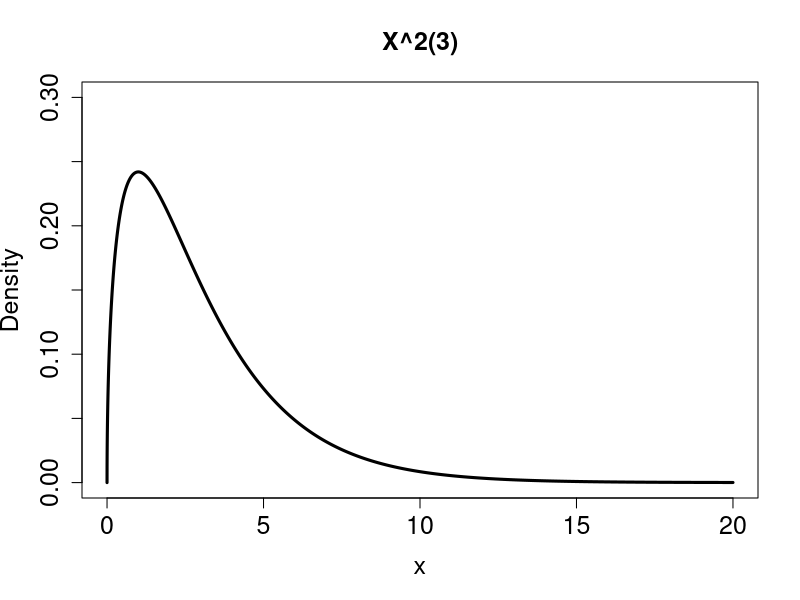
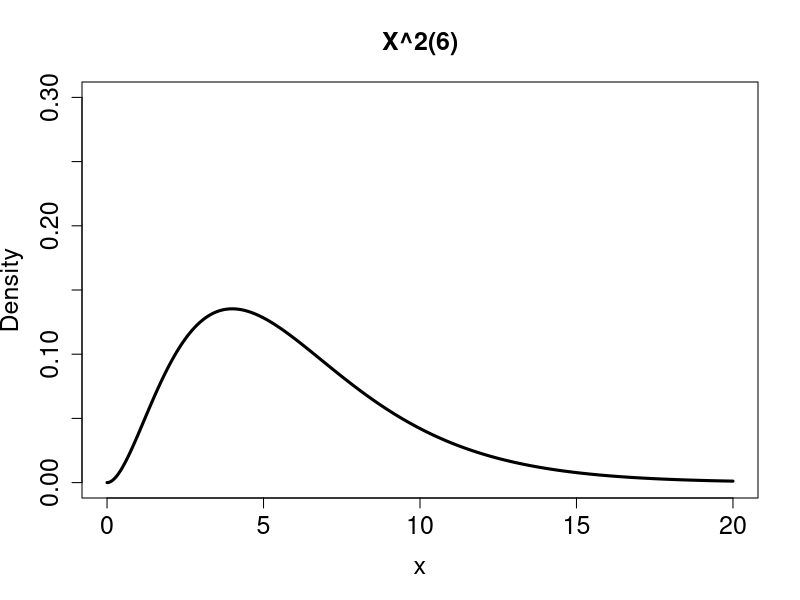

R code for these plots, in order:
x <- seq(0, 20, by = 0.001)


pdf("~/Dropbox/teaching/201901_ST242/slide/Chapter 6/chi3.pdf", 7, 7)
plot(x, dchisq(x, 3), lty = 1, lwd = 3, type = "l", ylim = c(0, 0.3),
     main = "X^2(3)", 
     ylab = "Density",
     cex.lab = 1.5, cex.axis = 1.5,
     cex.main = 1.5)
dev.off()

pdf("~/Dropbox/teaching/201901_ST242/slide/Chapter 6/chi6.pdf", 7, 7)
plot(x, dchisq(x, 6), lty = 1, lwd = 3, type = "l", ylim = c(0, 0.3),
     main = "X^2(6)", 
     ylab = "Density",
     cex.lab = 1.5, cex.axis = 1.5,
     cex.main = 1.5)
dev.off()